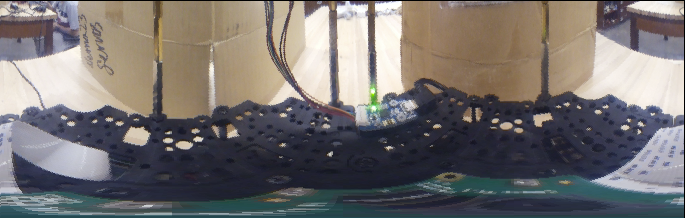
#> input picture laser_values/src/datapoint3/unwarpedImage.png, 685 x 218 px, found by its file name
$ python LawsConvolutionMask.py
#> lines starting #> are read from the running program, lines starting #| are printed output that depends on the picture
import numpy as np
import cv2

def LawsConvo(filename, lightMapDamping):
#> called with lightMapDamping = False
    image = cv2.imread(filename)
#> image is the input picture: shape (218, 685, 3); mean B, G, R 112, 113.1, 117.2

    #Convert Image to Grayscale
    origImage = cv2.cvtColor(image, cv2.COLOR_BGR2GRAY)
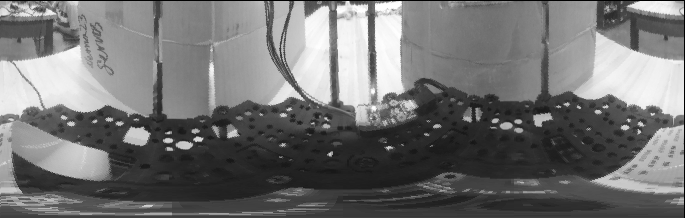
#> origImage: shape (218, 685); min 0, max 255, mean 114.1
    image = cv2.cvtColor(image, cv2.COLOR_BGR2GRAY)

    #Gaussian Smoothing
    gaussImage = cv2.GaussianBlur(image,(5,5),cv2.BORDER_DEFAULT)
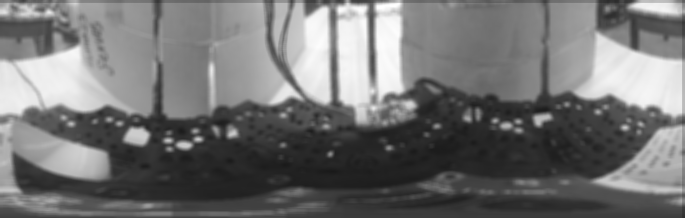
#> gaussImage: shape (218, 685); min 25, max 255, mean 114.5


    print(image)
#> (printed output is left out)

    if lightMapDamping:
        copyimage = cv2.imread(filename)
        copyimage = cv2.cvtColor(copyimage, cv2.COLOR_BGR2GRAY)
        copyimage = cv2.GaussianBlur(copyimage,(5,5),cv2.BORDER_DEFAULT)
        image = image * copyimage

    # show the output image
    cv2.imshow("output", np.hstack([origImage, image]))
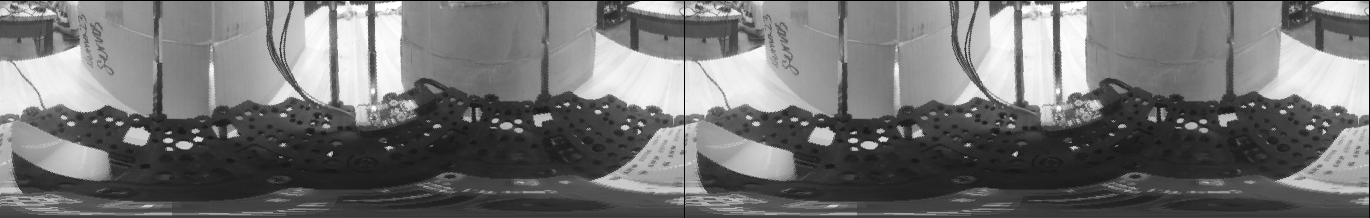
#> window 'output': shape (218, 1370); min 0, max 255, mean 114.1
    cv2.waitKey(0)


    L3 = np.array([1, 2, 1]).T
    E3 = np.array([-1, 0, 1]).T
    S3 = np.array([-1, 2, -1]).T

    E5 = np.convolve(E3, L3)
    L5 = np.convolve(L3, L3)
    print(L5)


if __name__ == "__main__":
    filename = "/home/chen2156/laserData/src/laser_values/src/datapoint3/unwarpedImage.png"
    LawsConvo(filename, False)
